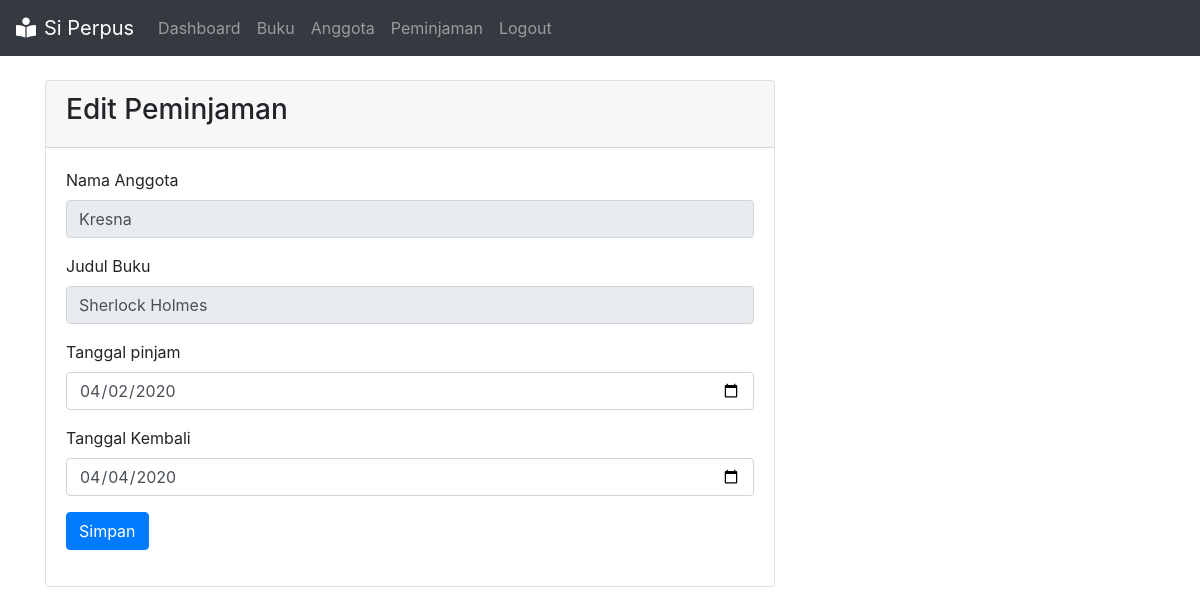
The app's page /transaksi/form-edit.php?id_pinjam=8 with its own data.
### tables this page shows
CREATE TABLE `peminjaman` (
  `id_pinjam` int(3) NOT NULL,
  `id_anggota` int(3) NOT NULL,
  `tgl_pinjam` date NOT NULL,
  `tgl_jatuh_tempo` date NOT NULL,
  `id_petugas` int(3) DEFAULT NULL,
  `id_buku` int(3) NOT NULL
);

CREATE TABLE `anggota` (
  `id_anggota` int(3) NOT NULL,
  `nama` varchar(50) NOT NULL,
  `kelas` varchar(5) NOT NULL,
  `telp` varchar(13) NOT NULL,
  `username` varchar(10) NOT NULL,
  `password` varchar(10) NOT NULL,
  `id_level` int(3) DEFAULT NULL
);

CREATE TABLE `buku` (
  `id_buku` int(3) NOT NULL,
  `judul` varchar(255) NOT NULL,
  `penerbit` varchar(50) NOT NULL,
  `pengarang` varchar(50) NOT NULL,
  `ringkasan` text NOT NULL,
  `cover` varchar(255) NOT NULL,
  `stok` int(3) NOT NULL,
  `id_kategori` int(3) DEFAULT NULL
);

CREATE TABLE `detail_pinjam` (
  `id_detail` int(3) NOT NULL,
  `id_pinjam` int(3) NOT NULL,
  `id_buku` int(3) NOT NULL,
  `tgl_kembali` date DEFAULT NULL,
  `status` enum('dipinjam','kembali') DEFAULT 'dipinjam'
);

### transaksi/fungsi-transaksi.php (called while the page is built, shortened)
<?php
function ambilPeminjaman($koneksi, $id_pinjam){
	$sql = "SELECT * FROM peminjaman p INNER JOIN anggota a ON p.id_anggota = a.id_anggota INNER JOIN detail_pinjam dp USING(id_pinjam) INNER JOIN buku b ON dp.id_buku = b.id_buku where id_pinjam='$id_pinjam'";
	$res = mysqli_query($koneksi,$sql);
	$data = mysqli_fetch_assoc($res);
	return $data;
}
 ?>

### transaksi/form-edit.php (the view, shortened to what this page needs)
<?php
include '../koneksi.php';
include '../aset/header.php';
include 'fungsi-transaksi.php';
$id_pinjam = $_GET['id_pinjam'];
$id_pinjam = ambilPeminjaman($koneksi, $id_pinjam);
?>
<div class="container">
 	<div class="row mt-4">
 		<div class="col-md-8">
 			<div class="card">
 				<div class="card-header">
 					<h3>Edit Peminjaman</h3>
 				</div>
 				<div class="card-body">
 					<form method="post" action="proses-edit.php">
 						<div class="form-group">
 							<label for="anggota">Nama Anggota</label>
 							<input type="text" value="<?= $id_pinjam['nama'] ?>" class="form-control" disabled>
 						</div>
 						<div class="form-group">
 							<label for="buku">Judul Buku</label>
 							<input type="text" value="<?= $id_pinjam['judul'] ?>" class="form-control" disabled>
 						</div>
 						<div class="form-group">
 							<label for="datepicker">Tanggal pinjam</label>
 							<input type="date" value="<?= $id_pinjam['tgl_pinjam'] ?>" class="form-control">
 						</div>
 						<?php
 						if($id_pinjam['status'] == 'kembali'){
 							?>
 						<div class="form-group">
 							<label for="datepicker">Tanggal Kembali</label>
 							<input type="date" value="<?= $id_pinjam['tgl_kembali'] ?>" class="form-control">
 						</div>
 						<?php
 						}
 						?>
 						<div class="form-group">
 							<button type="submit" name="btnPinjam" class="btn btn-primary">Simpan</button>
 						</div>
 					</form>
 				</div>
 			</div>
 		</div>
 	</div>
 </div>
<?php
include '../aset/footer.php';
?>

### records on screen
peminjaman: id_anggota.nama "Kresna", judul "Sherlock Holmes", tgl_pinjam "04/02/2020", tgl_kembali "04/04/2020"
